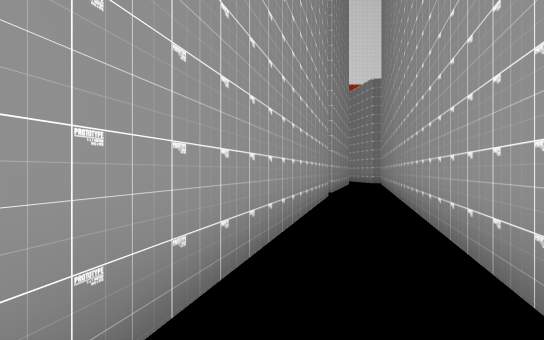
view 1 (above)

16 first-person views from a walk through a Unity game level. The camera is 1.5 m above the floor, looks level and sees 90° across. The floor is counted in squares, 2 m on a side. Each view is taken from the middle of a square. On the plan, view 1 faces up. The plan holds only what a view shows up to about 10 squares ahead; the rest is blank. The place goes on beyond the plan. The player character is not drawn. Door leaves are left out, so doorways stand open.

view 2
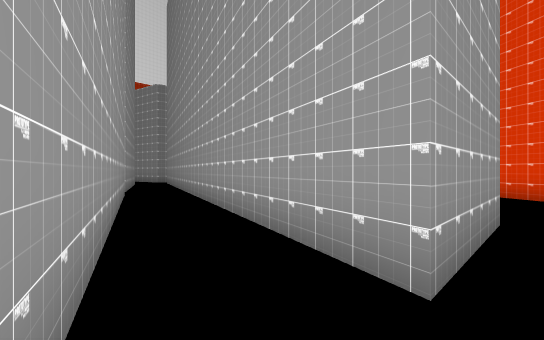

view 3
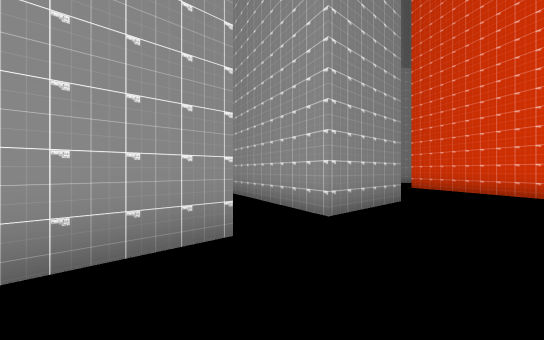

view 4
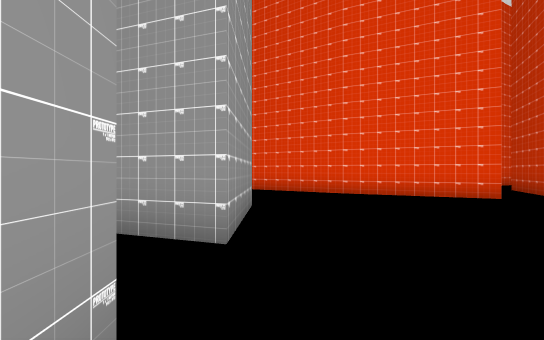

view 5
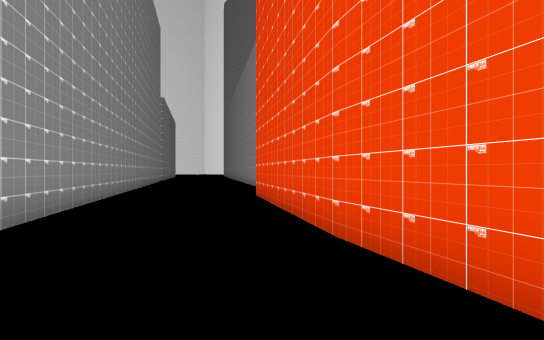

view 6
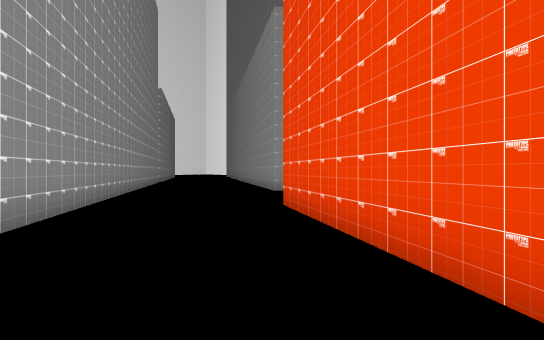

view 7
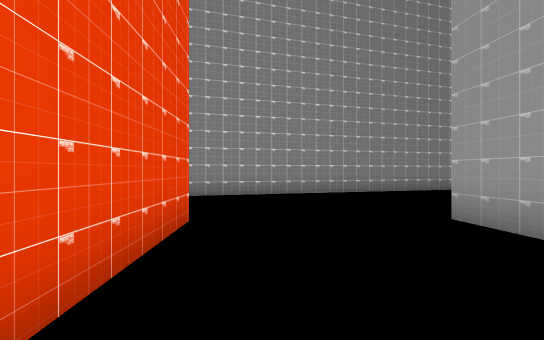

view 8
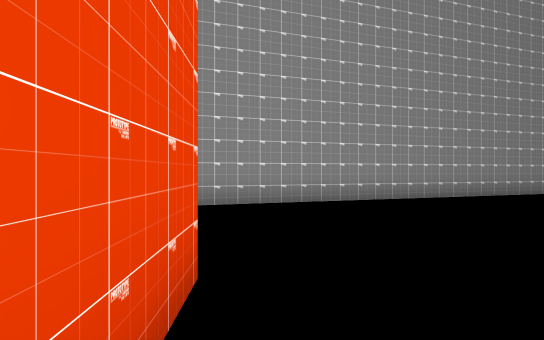

view 9
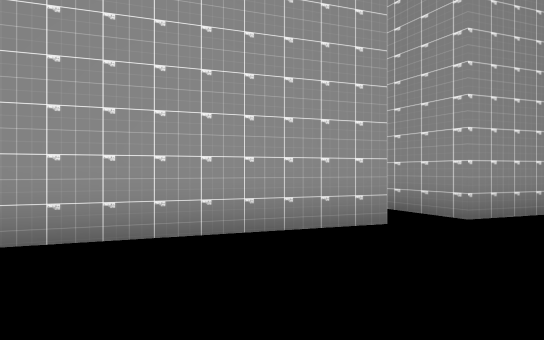

view 10
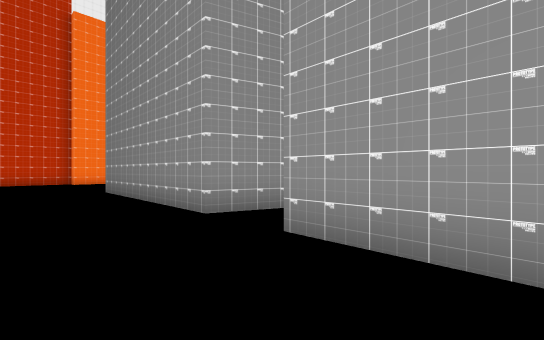

view 11
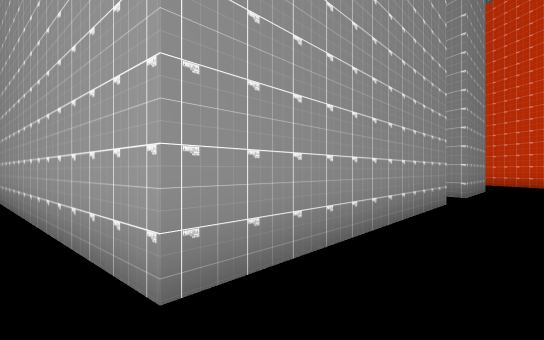

view 12
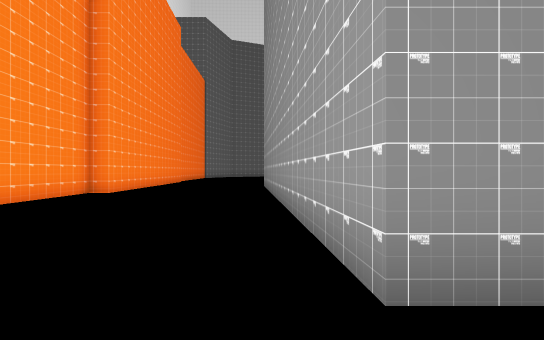

view 13
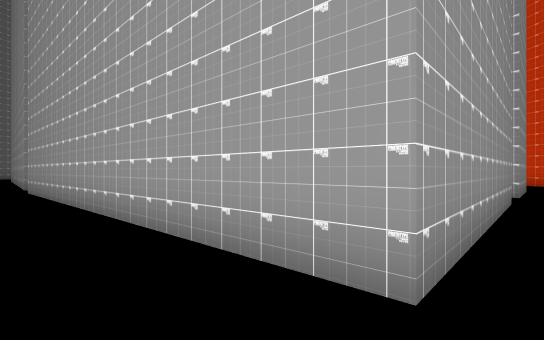

view 14
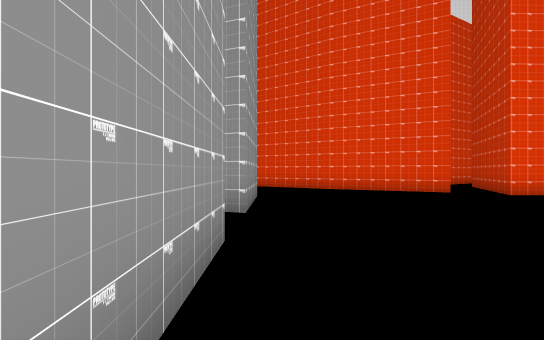

view 15
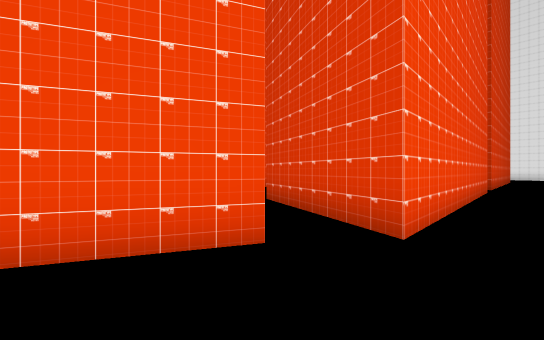

view 16
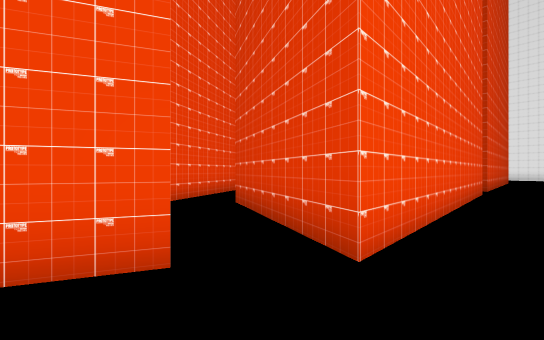

### Floor plan
Key: @ floor where view 1 was taken; # wall or solid block; . floor.
Columns run from 14 left of view 1 to 13 right of it. Each row starts with its distance up from view 1.
 15                           #
 14                          ##
 13                          #
 12                          #
 11                         #
 10       #                ##
  9       #           #    #   .
  8 #     #        #  #   #
  7 #     #        #      #
  6 #     #        # #   #
  5 #      #      #  #   #
  4 #      #      #           ##
  3        #      # #          #
  2        #     #  #
  1        #     #  # #
  0        #######@####    ##.
 -1      .    . ..        #### .
 -2       .               #
 -3            .     . . #
 -4                      #
 -5                  .. #
 -6                  .  #
 -7                    #
 -8                   ##
 -9                   ##
-10                   ##
-11                    #
-12                    #
-13                    #
-14                    #
-15                    #
-16                    #
-17
-18                    #
-19                    #

Where each view was taken, in squares from view 1:
view 1: 0 up, 0 right, facing up
view 2: 1 down, 1 left, facing up-right
view 3: 3 down, 3 left, facing up-right
view 4: 1 down, 2 left, facing right
view 5: 5 down, 4 right, facing up-right
view 6: 3 down, 5 right, facing up-right
view 7: 1 down, 13 right, facing up-left
view 8: 0 up, 11 right, facing up-left
view 9: 9 up, 13 right, facing up-left
view 10: 3 down, 3 right, facing up-left
view 11: 2 down, 8 left, facing up-right
view 12: 2 down, 8 left, facing up
view 13: 1 down, 9 left, facing up-right
view 14: 1 down, 4 left, facing right
view 15: 5 down, 3 right, facing down-right
view 16: 6 down, 3 right, facing down-right
